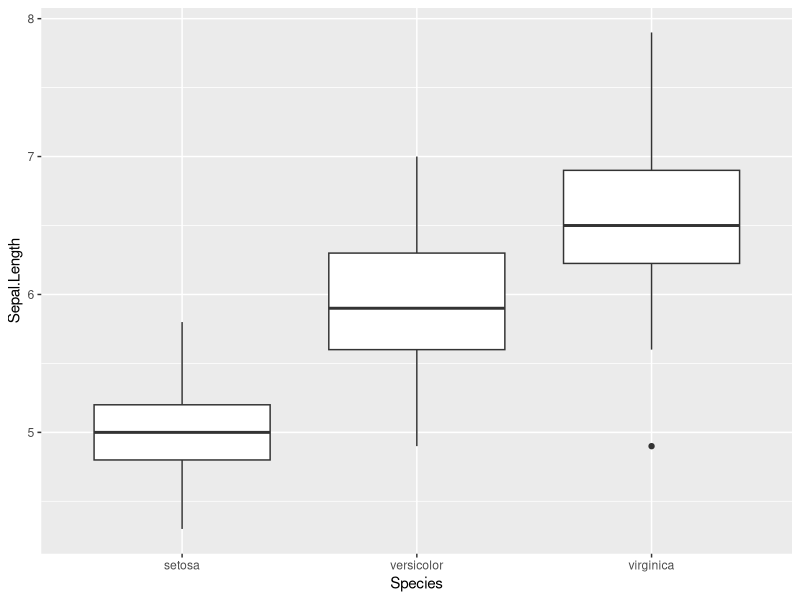
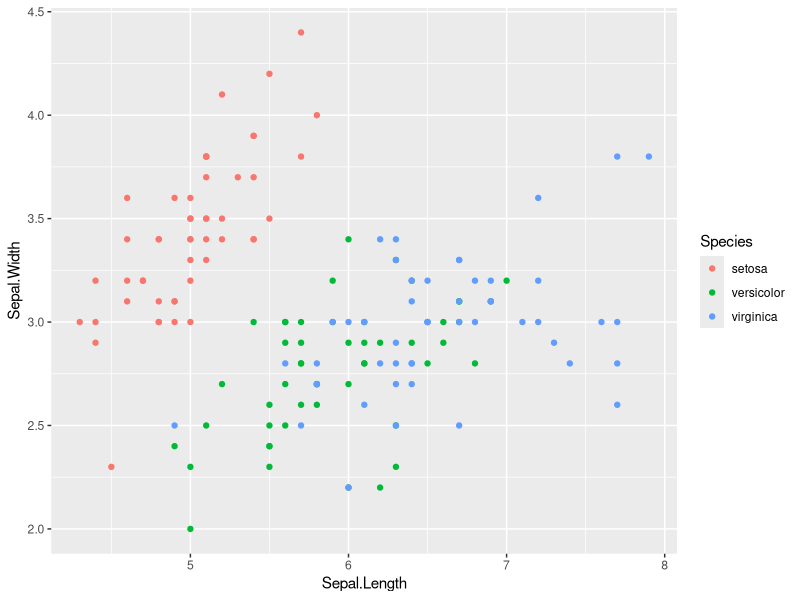
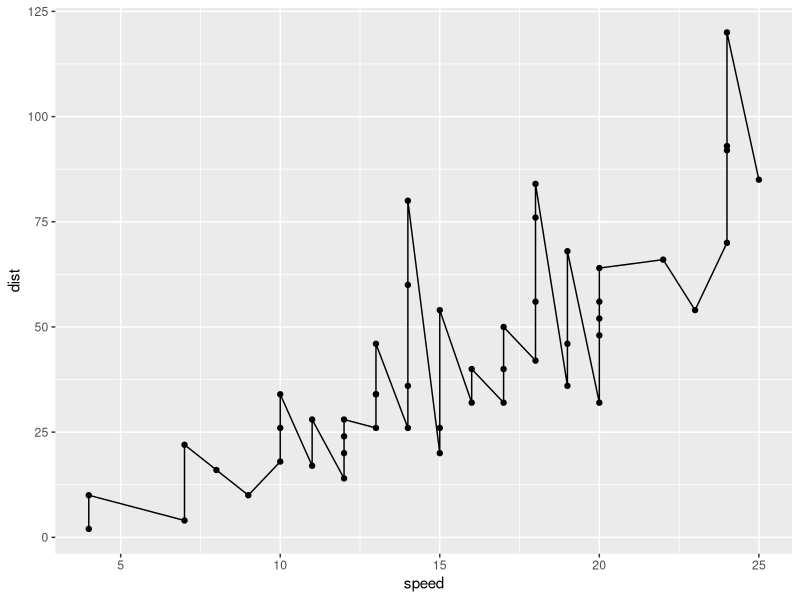
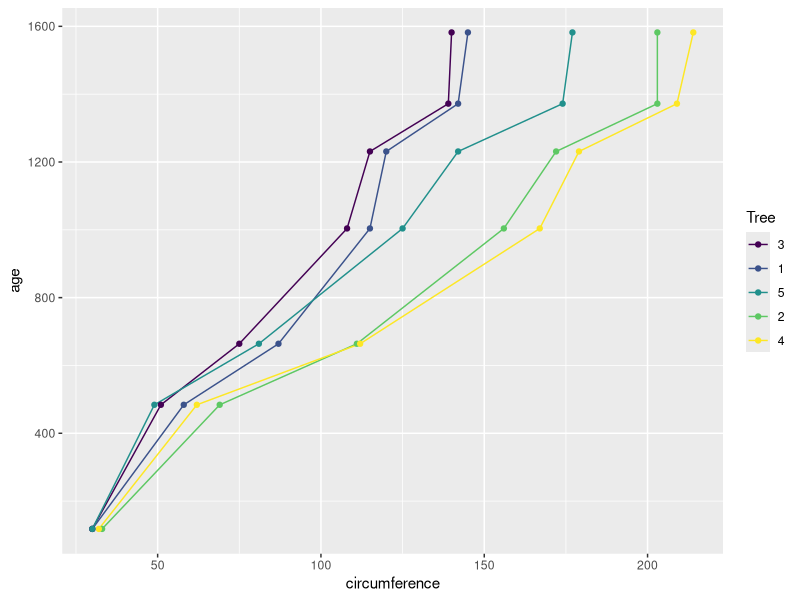

Here is the R script that generated these plots, in order:
## ---- chunk 1
library(ggplot2)
diamonds
iris
cars
str(cars)
## ---- chunk 2
ggplot(data = iris, aes(x = Species,y=Sepal.Length)) +
geom_boxplot()
## ---- chunk 3
ggplot(data = iris,aes(x = Sepal.Length , y = Sepal.Width ,color = Species))+geom_point()
?ggplot
5 %% 2

## ---- chunk 4
ggplot(data = cars , aes(x = speed , y = dist,group=1))+geom_line()+geom_point()
myarrow=arrow(angle=15,end="last",type="open")
?geom_line
??myarrow
## ---- chunk 5
Orange
ggplot(data=Orange,aes(x=circumference,y=age,group=Tree,color=Tree))+geom_line()+geom_point()
